Frame 1 (no input): blank canvas, image omitted
Frame 60 (no input): blank canvas, image omitted
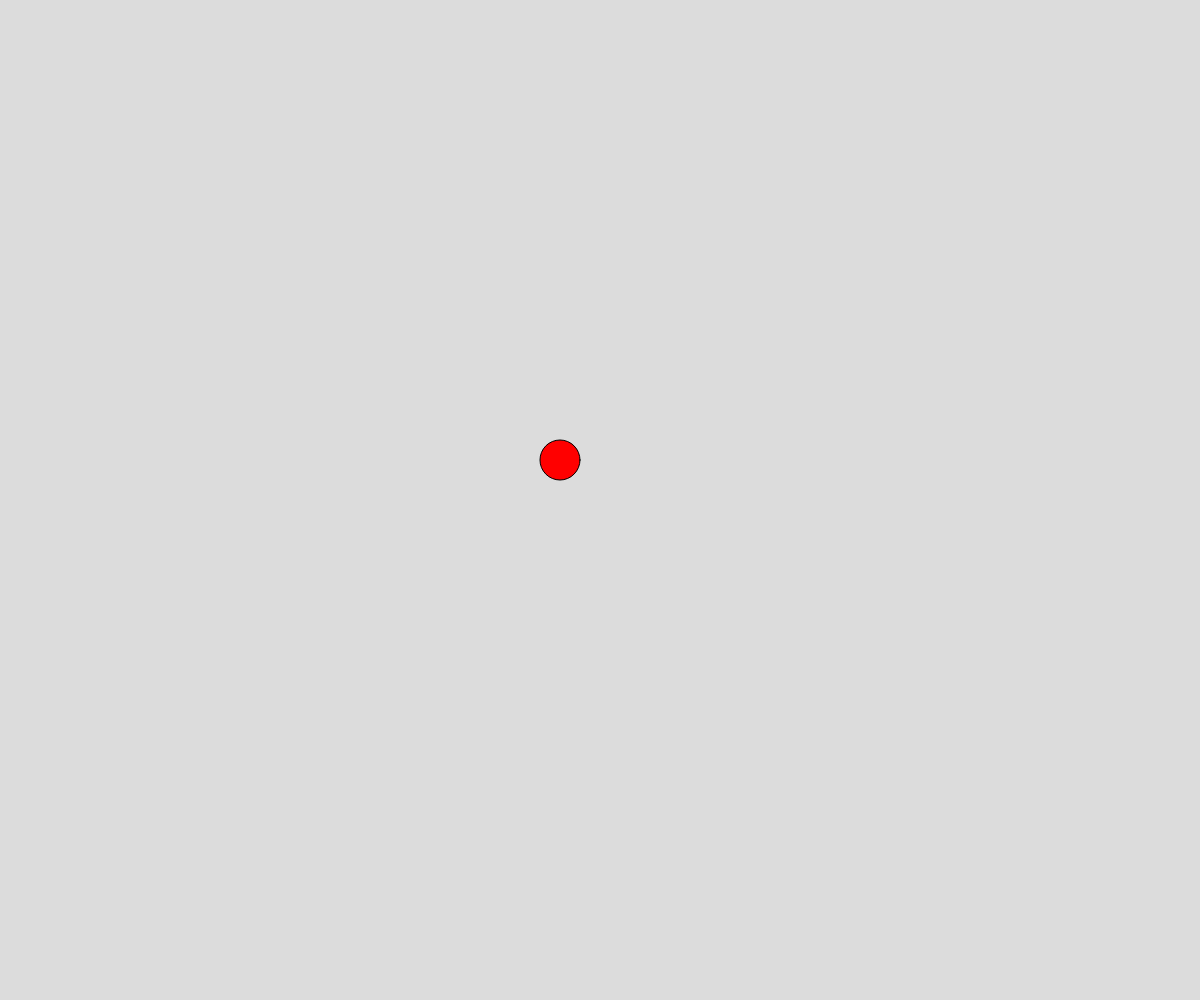
Frame 120 (the mouse pressed at the canvas centre since frame 60)

The p5.js sketch whose frames 1 and 60 were blank and that drew this single picture after the mouse press (run headless with seeded random() and noise() and a simulated clock; from frame 60 on, the mouse is pressed at the canvas centre):

// p5.js sketch
// ── sketch.js
// Project Title
// Your Name
// Date
//
// Extra for Experts:
// - describe what you did to take this project "above and beyond"

let r = 0;

function setup() {
  createCanvas(windowWidth, windowHeight);
}

function draw() {
  background(220);
  fill(r,0,0);
  ellipse(mouseX - 40, mouseY -40, 40, 40)
}

function mousePressed(){
  if (r === 0){
    r=255;
  
  } 
else {
  r=0;
}
}
